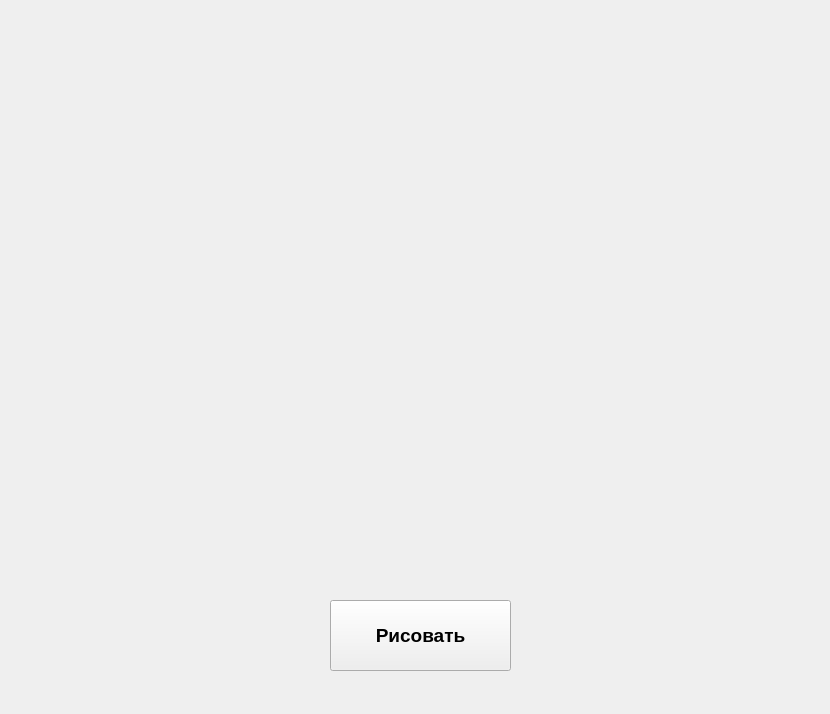
<?xml version="1.0" encoding="UTF-8"?>
<ui version="4.0">
 <class>Form</class>
 <widget class="QWidget" name="Form">
  <property name="geometry">
   <rect>
    <x>0</x>
    <y>0</y>
    <width>830</width>
    <height>714</height>
   </rect>
  </property>
  <property name="windowTitle">
   <string>Form</string>
  </property>
  <widget class="QPushButton" name="pushButton">
   <property name="geometry">
    <rect>
     <x>330</x>
     <y>600</y>
     <width>181</width>
     <height>71</height>
    </rect>
   </property>
   <property name="font">
    <font>
     <pointsize>14</pointsize>
     <weight>75</weight>
     <bold>true</bold>
    </font>
   </property>
   <property name="text">
    <string>Рисовать</string>
   </property>
  </widget>
 </widget>
 <resources/>
 <connections/>
</ui>
